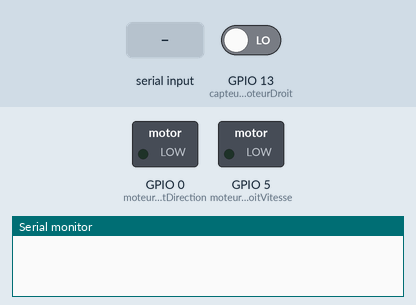
Recording of a sketch running on a simulated ESP8266 (NodeMCU). On the bench: switched loads named in the sketch (green lamp = pin HIGH), the last lines printed to the serial monitor. The inputs (shaded band) are chosen by the test bench; at power-on: GPIO 13 (capteurMoteurDroit) LOW.

Above: at 1.2 s.
1.3 s: "90,45\n" received over Serial
At 1.9 s:
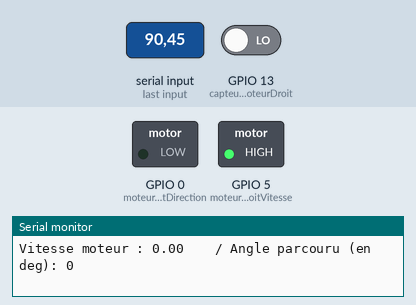
Timing chart, 0 to 4.3 s (numbered marks = the images above; inputs shaded):
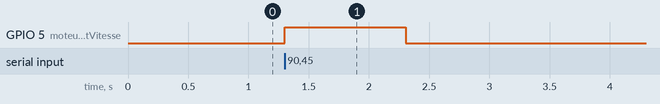

Measured:
- after the input at 1.3 s, GPIO 5 (moteurDroitVitesse): LOW → HIGH at once, → LOW 1.0 s later

The sketch:

E10.ino
```cpp
#include <SimpleTimer.h>


#define moteurDroitVitesse 5
#define moteurDroitDirection 0
#define capteurMoteurDroit 13

SimpleTimer timer;


volatile unsigned int compteurTicksMoteurDroit;
volatile unsigned int compteurTicksMoteurDroitVitesse = 0;


void ICACHE_RAM_ATTR ajoutTicksMD ();

volatile long distanceDemandee = 0;
int tickCm = 1;

int degreParTick = 16;
int objectifDistance = 0;
int objectifTicks = 0;

volatile  int angleParcouru = 0;
volatile double toursParSeconde =0;


void setup()
{


  Serial.begin(115200);

  pinMode(moteurDroitVitesse, OUTPUT);
  pinMode(moteurDroitDirection, OUTPUT);


  pinMode(capteurMoteurDroit, INPUT);


  digitalWrite(moteurDroitVitesse, LOW);
  digitalWrite(moteurDroitDirection, HIGH);

    timer.setInterval(1000, compteur);

  attachInterrupt(digitalPinToInterrupt(capteurMoteurDroit), ajoutTicksMD, RISING);


}


void ajoutTicksMD() {
  compteurTicksMoteurDroit++;
  compteurTicksMoteurDroitVitesse++;
}


void loop()
{
  timer.run();
  int var = 0;
  if(distanceDemandee == compteurTicksMoteurDroit){
      distanceDemandee = 0;
      compteurTicksMoteurDroit = 0;
  }

  if (Serial.available()) {
    distanceDemandee = Serial.parseInt();
  }


  if (distanceDemandee > 0) {
    if ((compteurTicksMoteurDroit <= distanceDemandee) && (distanceDemandee != 0)) {

       var = 1000;


      Serial.print("Vitesse moteur : ");
  Serial.print(toursParSeconde);

  Serial.print("    / Angle parcouru (en deg): ");
  Serial.println(angleParcouru);

    }

  }
  else {
            var = 0;

    }

     digitalWrite(moteurDroitDirection, LOW);
      analogWrite(moteurDroitVitesse, var);


  delay(1);


}


void compteur(){
  const double tick1 = compteurTicksMoteurDroitVitesse;
  compteurTicksMoteurDroitVitesse = 0;
  toursParSeconde = tick1/ 22;

  angleParcouru = compteurTicksMoteurDroit*16;


}
```
